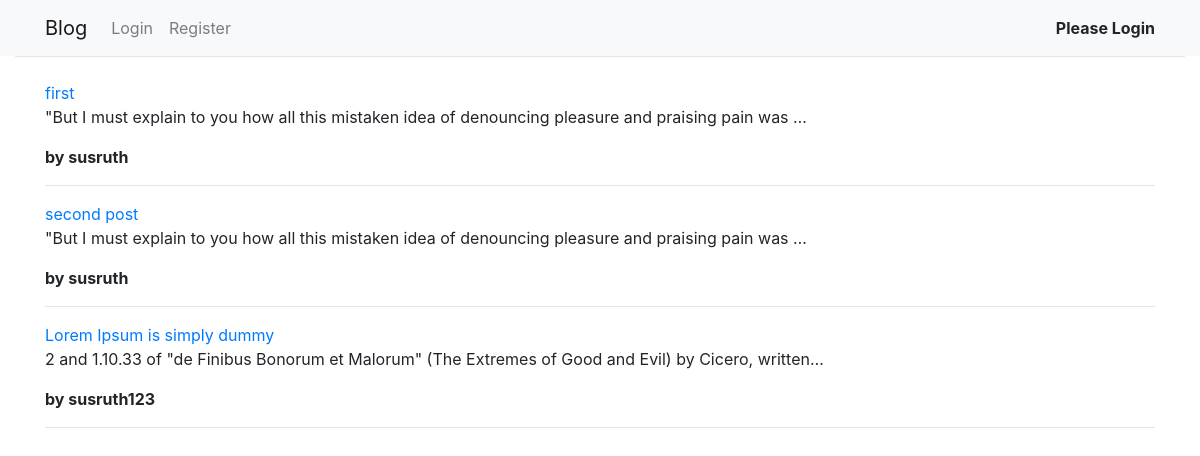
The page / on the database its author committed.
### posts/models.py (models this page shows)
class Post(models.Model):
    title = models.CharField(max_length=30)
    description = models.TextField()
    author = models.ForeignKey(User, on_delete=models.CASCADE)
    views = models.IntegerField(default=0)

### blog/views.py (the view)
# urls.py: url(r'^$', index, name="index"),
def index(request):
    context = {}
    if request.user.is_authenticated:
        posts = Post.objects.all()
        context = {"user": request.user, "posts": posts }
    else:
        posts = Post.objects.all()
        context = { "posts": posts }
    return render(request, 'blog/index.html', context)

### templates/blog/index.html (shortened to what this page needs)
{% extends 'base.html' %}
{% block content %}
<div class='container'>
  {% for post in posts %}
	<a href="{% url 'posts:show' id=post.id %}">{{ post.title }}</a>
  <p>{{ post.description|truncatechars:100 }}</p>
	<b>by {{ post.author }}</b>
	<hr>
	{% endfor %}
</div>
{% endblock %}

### rows shown on the page
Post: title "first", description "\"But I must explain to you how all this mistaken idea of denouncing pleasure and praising pain was …", author "susruth"
Post: title "second post", description "\"But I must explain to you how all this mistaken idea of denouncing pleasure and praising pain was …", author "susruth"
Post: title "Lorem Ipsum is simply dummy", description "2 and 1.10.33 of \"de Finibus Bonorum et Malorum\" (The Extremes of Good and Evil) by Cicero, written…", author "susruth123"
